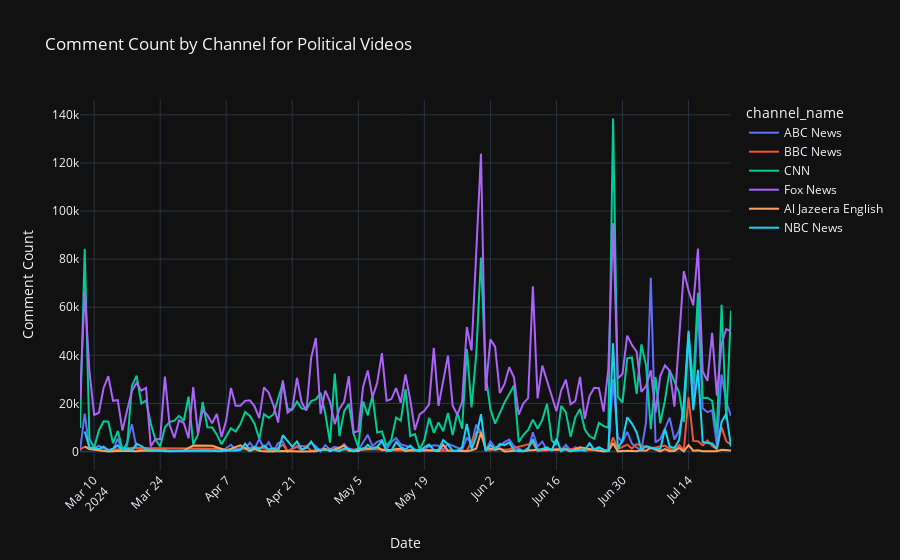

Notebook source saved alongside this figure:
### Code cell
# Plot Comment Count by Channel for Political Videos
fig_comment_count = px.line(political_df.groupby(['Date', 'channel_name'])['comment_count'].sum().reset_index(), 
                            x='Date', y='comment_count', color='channel_name',
                            title='Comment Count by Channel for Political Videos')
fig_comment_count.update_layout(xaxis_title='Date', yaxis_title='Comment Count', xaxis=dict(tickangle=-45))
fig_comment_count.show()
